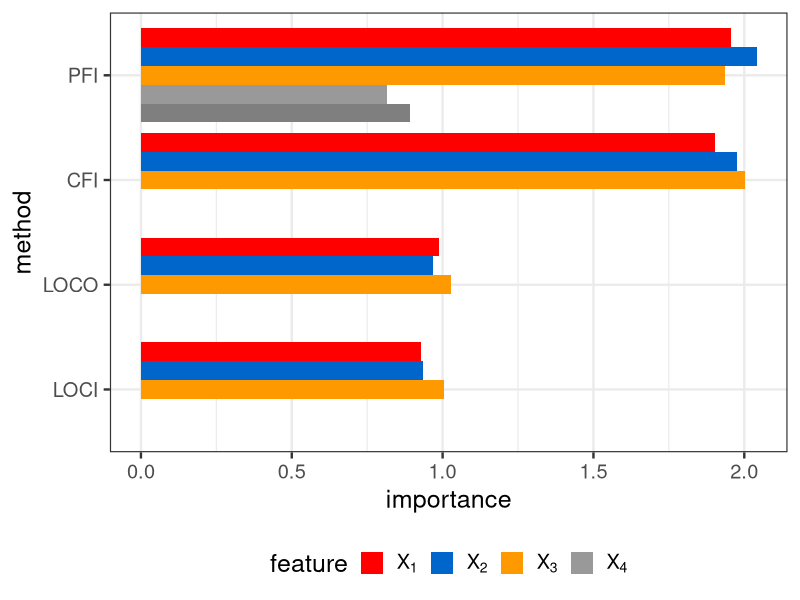
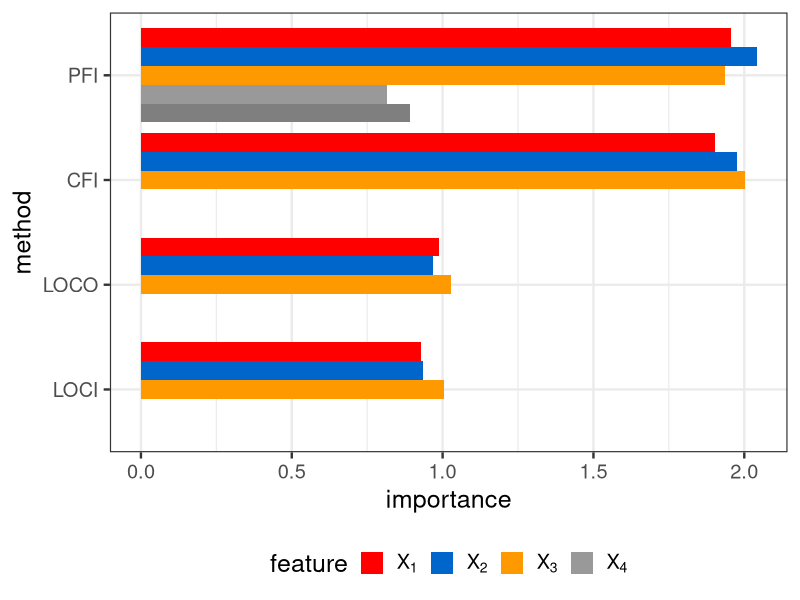

Write R code to recreate these figures, in order.
library(ggplot2)
theme_set(theme_bw(base_size = 18))
color_vector = c("red", "#0066CC", "#FF9900", "#999999", "#9900FF", "#99CCFF")


# load datasets
df_pfi_cfi = read.csv("./simulations/data/sim3_df_res_pfi_cfi.csv")
df_loco_loci = read.csv("./simulations/data/sim3_df_res_loco_loci.csv")


df = rbind(df_pfi_cfi, df_loco_loci)
df$feature = as.factor(df$feature)
df$i = length(df$feature):1


# Plot
sim3 = ggplot(data = df, aes(y = reorder(type, i),  x = importance, fill = reorder(feature, i))) +
  geom_col(position = position_dodge()) +
  labs(y = "method",
       fill = "feature") + 
  scale_fill_manual(values = color_vector, breaks = c("x1", "x2", "x3", "x4"), 
                    labels = c(expression(X[1]), expression(X[2]), expression(X[3]), expression(X[4]))) +
  theme(legend.position = "bottom")

sim3

# Save plot
ggsave(filename = "./simulations/plots/sim3.pdf")